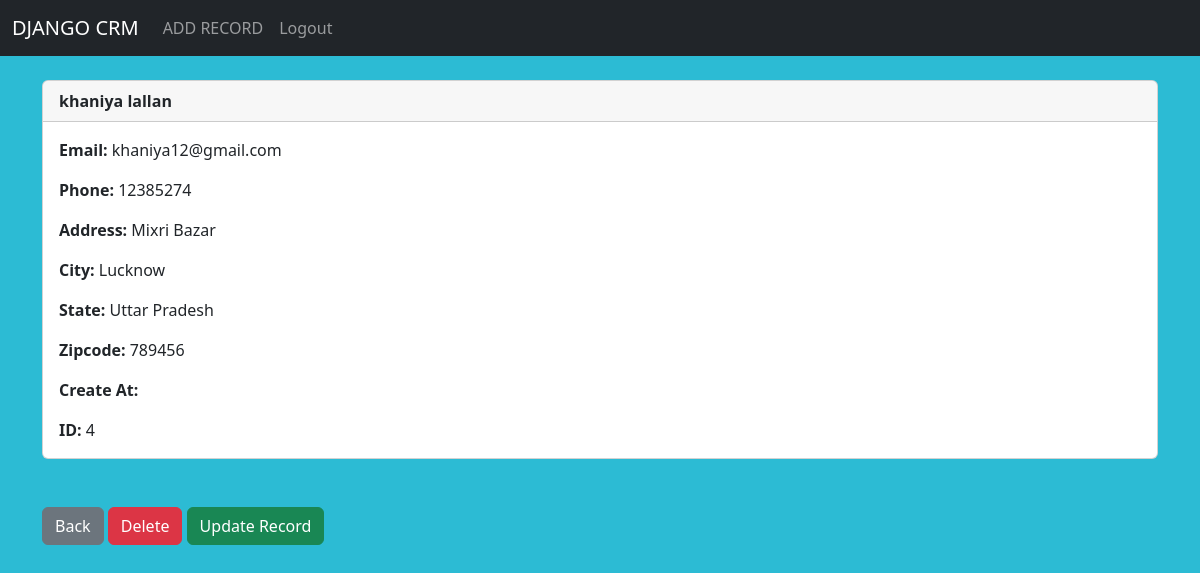
The app's page /record/4 (signed in) with its own data.
### customerapp/models.py (models this page shows)
class Record(models.Model):
    created_date=models.DateTimeField(auto_now_add=True)
    first_name=models.CharField(max_length=30)
    last_name=models.CharField(max_length=30)
    email=models.EmailField()
    phone=models.IntegerField()
    address=models.CharField(max_length=100)
    city=models.CharField(max_length=30)
    state=models.CharField(max_length=30)
    zipcode=models.IntegerField()
    def __str__(self):
        return (f'{self.first_name}, {self.last_name}')

### customerapp/views.py (the view)
# urls.py: path('record/<int:pk>', views.customer_record, name='record'),
def customer_record(request,pk):
    if request.user.is_authenticated:
        customer_record=Record.objects.get(id=pk)
        print(customer_record)
        return render(request,'record.html', {'customer_record': customer_record})
    else:
        messages.info(request,'you must login to view record')
        return redirect('home')

### templates/record.html (shortened to what this page needs)
{% extends 'base.html' %}
{% block content %}
<div class="card">
  <div class="card-header"><strong>
    	{{ customer_record.first_name }}
		{{ customer_record.last_name }}</strong>
  </div>
  <div class="card-body">
<p class="card-text">
<strong>Email: </strong>{{ customer_record.email }}</p>
<p class="card-text">
<strong>Phone: </strong>{{ customer_record.phone }}
</p>
<p class="card-text">
<strong>Address: </strong>{{ customer_record.address }}</p>
<p class="card-text">
<strong>City: </strong>{{ customer_record.city }}</p>
<p class="card-text">
<strong>State: </strong>{{ customer_record.state }}</p>
<p class="card-text">
<strong>Zipcode: </strong>{{ customer_record.zipcode }}</p>
<p class="card-text">
<strong>Create At: </strong>{{ customer_record.created_at }}</p>
<p class="card-text">
<strong>ID: </strong>{{ customer_record.id }}</p>
  </div>
</div>
<br/><br/>
<a href="/" class="btn btn-secondary">Back</a>
<a href="{% url 'delete_record' customer_record.id %}" class="btn btn-danger">Delete</a>
 <a href="{% url 'update_record' customer_record.id %}" class="btn btn-success">Update Record</a>
{% endblock %}

### records on screen
Record: first_name "khaniya", last_name "lallan", email "khaniya12@gmail.com", phone "12385274", address "Mixri Bazar", city "Lucknow", state "Uttar Pradesh", zipcode "789456", id "4"
